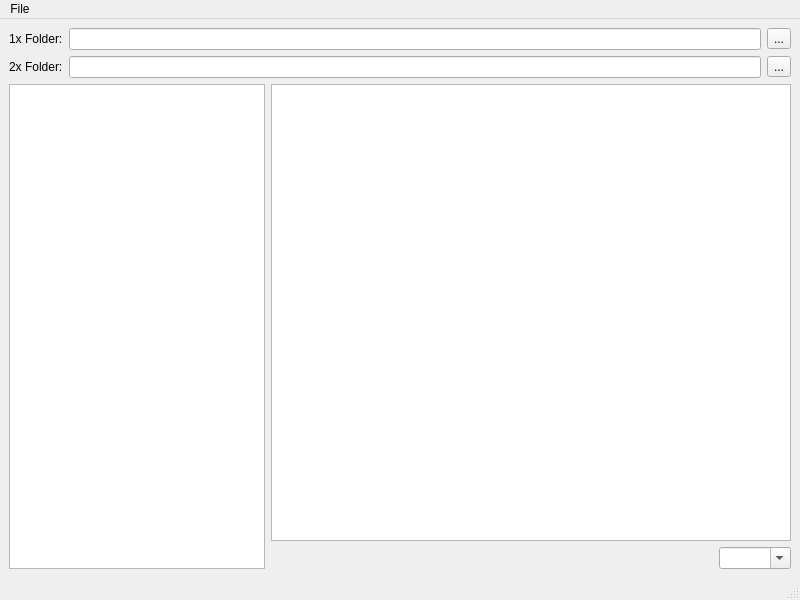
<?xml version="1.0" encoding="UTF-8"?>
<ui version="4.0">
 <class>RearrangeTiles</class>
 <widget class="QMainWindow" name="RearrangeTiles">
  <property name="geometry">
   <rect>
    <x>0</x>
    <y>0</y>
    <width>800</width>
    <height>600</height>
   </rect>
  </property>
  <property name="windowTitle">
   <string>Rearrange Tiles</string>
  </property>
  <widget class="QWidget" name="centralwidget">
   <layout class="QGridLayout" name="gridLayout">
    <item row="0" column="0">
     <layout class="QHBoxLayout" name="horizontalLayout_2">
      <item>
       <widget class="QLabel" name="label">
        <property name="text">
         <string>1x Folder:</string>
        </property>
       </widget>
      </item>
      <item>
       <widget class="QLineEdit" name="editTiles1x">
        <property name="readOnly">
         <bool>true</bool>
        </property>
       </widget>
      </item>
      <item>
       <widget class="QToolButton" name="browseTiles1x">
        <property name="text">
         <string>...</string>
        </property>
       </widget>
      </item>
     </layout>
    </item>
    <item row="1" column="0">
     <layout class="QHBoxLayout" name="horizontalLayout_4">
      <item>
       <widget class="QLabel" name="label2x">
        <property name="text">
         <string>2x Folder:</string>
        </property>
       </widget>
      </item>
      <item>
       <widget class="QLineEdit" name="editTiles2x">
        <property name="readOnly">
         <bool>true</bool>
        </property>
       </widget>
      </item>
      <item>
       <widget class="QToolButton" name="browseTiles2x">
        <property name="text">
         <string>...</string>
        </property>
       </widget>
      </item>
     </layout>
    </item>
    <item row="2" column="0">
     <layout class="QHBoxLayout" name="tilesNtilesetLayout">
      <item>
       <widget class="QListWidget" name="tilesets">
        <property name="sizePolicy">
         <sizepolicy hsizetype="Preferred" vsizetype="Expanding">
          <horstretch>0</horstretch>
          <verstretch>0</verstretch>
         </sizepolicy>
        </property>
        <property name="minimumSize">
         <size>
          <width>128</width>
          <height>0</height>
         </size>
        </property>
       </widget>
      </item>
      <item>
       <layout class="QVBoxLayout" name="tilesLayout">
        <item>
         <widget class="Tiled::Internal::RearrangeTilesView" name="tiles1x2x"/>
        </item>
        <item>
         <layout class="QHBoxLayout" name="tileToolsLayout">
          <item>
           <spacer name="horizontalSpacer_2">
            <property name="orientation">
             <enum>Qt::Horizontal</enum>
            </property>
            <property name="sizeHint" stdset="0">
             <size>
              <width>40</width>
              <height>20</height>
             </size>
            </property>
           </spacer>
          </item>
          <item>
           <widget class="QComboBox" name="scaleComboBox">
            <property name="editable">
             <bool>true</bool>
            </property>
           </widget>
          </item>
         </layout>
        </item>
       </layout>
      </item>
     </layout>
    </item>
   </layout>
  </widget>
  <widget class="QMenuBar" name="menubar">
   <property name="geometry">
    <rect>
     <x>0</x>
     <y>0</y>
     <width>800</width>
     <height>21</height>
    </rect>
   </property>
   <widget class="QMenu" name="menuFile">
    <property name="title">
     <string>File</string>
    </property>
    <addaction name="actionSave"/>
    <addaction name="actionQuit"/>
   </widget>
   <addaction name="menuFile"/>
  </widget>
  <widget class="QStatusBar" name="statusbar"/>
  <action name="actionQuit">
   <property name="text">
    <string>Close</string>
   </property>
  </action>
  <action name="actionSave">
   <property name="text">
    <string>Save</string>
   </property>
  </action>
 </widget>
 <customwidgets>
  <customwidget>
   <class>Tiled::Internal::RearrangeTilesView</class>
   <extends>QTableView</extends>
   <header>rearrangetiles.h</header>
  </customwidget>
 </customwidgets>
 <resources/>
 <connections/>
</ui>
